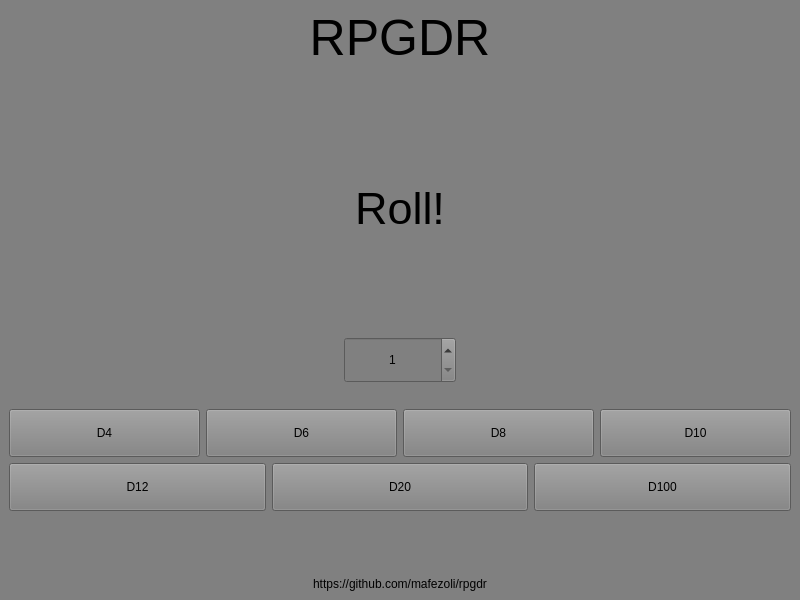
<?xml version="1.0" encoding="UTF-8"?>
<ui version="4.0">
 <class>MainWindow</class>
 <widget class="QMainWindow" name="MainWindow">
  <property name="geometry">
   <rect>
    <x>0</x>
    <y>0</y>
    <width>800</width>
    <height>600</height>
   </rect>
  </property>
  <property name="windowTitle">
   <string>MainWindow</string>
  </property>
  <property name="styleSheet">
   <string notr="true">background: gray;</string>
  </property>
  <widget class="QWidget" name="centralwidget">
   <property name="styleSheet">
    <string notr="true">QPushButton {
	height: 40px;
}</string>
   </property>
   <layout class="QVBoxLayout" name="verticalLayout_2">
    <item>
     <layout class="QVBoxLayout" name="verticalLayout">
      <item>
       <widget class="QLabel" name="mainLabel">
        <property name="sizePolicy">
         <sizepolicy hsizetype="Preferred" vsizetype="Fixed">
          <horstretch>0</horstretch>
          <verstretch>0</verstretch>
         </sizepolicy>
        </property>
        <property name="styleSheet">
         <string notr="true">font-size: 50px;</string>
        </property>
        <property name="text">
         <string>RPGDR</string>
        </property>
        <property name="alignment">
         <set>Qt::AlignHCenter|Qt::AlignTop</set>
        </property>
       </widget>
      </item>
      <item>
       <widget class="QLabel" name="valueLabel">
        <property name="styleSheet">
         <string notr="true">font-size:  45px;
margin-top:  100px;</string>
        </property>
        <property name="text">
         <string>Roll!</string>
        </property>
        <property name="alignment">
         <set>Qt::AlignHCenter|Qt::AlignTop</set>
        </property>
        <property name="wordWrap">
         <bool>true</bool>
        </property>
       </widget>
      </item>
     </layout>
    </item>
    <item>
     <layout class="QHBoxLayout" name="horizontalLayout_4">
      <item>
       <widget class="QSpinBox" name="valueSpinBox">
        <property name="sizePolicy">
         <sizepolicy hsizetype="Fixed" vsizetype="Fixed">
          <horstretch>0</horstretch>
          <verstretch>0</verstretch>
         </sizepolicy>
        </property>
        <property name="styleSheet">
         <string notr="true">width: 90px;
height: 40px;
margin-bottom: 20px;</string>
        </property>
        <property name="alignment">
         <set>Qt::AlignCenter</set>
        </property>
        <property name="minimum">
         <number>1</number>
        </property>
       </widget>
      </item>
     </layout>
    </item>
    <item>
     <layout class="QHBoxLayout" name="horizontalLayout">
      <item>
       <widget class="QPushButton" name="d4Button">
        <property name="text">
         <string>D4</string>
        </property>
       </widget>
      </item>
      <item>
       <widget class="QPushButton" name="d6Button">
        <property name="text">
         <string>D6</string>
        </property>
       </widget>
      </item>
      <item>
       <widget class="QPushButton" name="d8Button">
        <property name="text">
         <string>D8</string>
        </property>
       </widget>
      </item>
      <item>
       <widget class="QPushButton" name="d10Button">
        <property name="text">
         <string>D10</string>
        </property>
       </widget>
      </item>
     </layout>
    </item>
    <item>
     <layout class="QHBoxLayout" name="horizontalLayout_2">
      <item>
       <widget class="QPushButton" name="d12Button">
        <property name="text">
         <string>D12</string>
        </property>
       </widget>
      </item>
      <item>
       <widget class="QPushButton" name="d20Button">
        <property name="text">
         <string>D20</string>
        </property>
       </widget>
      </item>
      <item>
       <widget class="QPushButton" name="d100Button">
        <property name="text">
         <string>D100</string>
        </property>
       </widget>
      </item>
     </layout>
    </item>
    <item>
     <layout class="QHBoxLayout" name="horizontalLayout_3">
      <item>
       <widget class="QLabel" name="label_2">
        <property name="sizePolicy">
         <sizepolicy hsizetype="Preferred" vsizetype="Fixed">
          <horstretch>0</horstretch>
          <verstretch>0</verstretch>
         </sizepolicy>
        </property>
        <property name="styleSheet">
         <string notr="true">margin-top: 60px;</string>
        </property>
        <property name="text">
         <string>https://github.com/mafezoli/rpgdr</string>
        </property>
        <property name="alignment">
         <set>Qt::AlignCenter</set>
        </property>
       </widget>
      </item>
     </layout>
    </item>
   </layout>
  </widget>
 </widget>
 <resources/>
 <connections/>
</ui>
